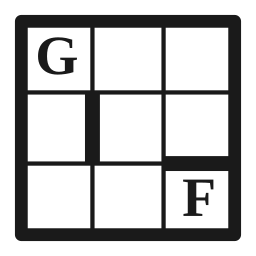
#> input picture src/gridfill/assets/icon.png, 256 x 256 px; its folder holds only this picture in this run
$ python cli.py ../../../src/gridfill/assets/icon.png
#> lines starting #> are read from the running program, lines starting #| are printed output that depends on the picture; after the words box and inside, x2 and y2 are one past the last pixel; in counts of white or black regions, pixels touching at a corner belong together
### python/src/gridfill/io.py
"""Image loading helpers.

Images are represented as BGR ``numpy`` arrays (OpenCV's native layout) throughout
the library so the CV modules can use them directly.
"""

from __future__ import annotations

import os

import cv2
import numpy as np
import pypdfium2 as pdfium

# A path-like input, or an already-loaded image array.
ImageSource = str | os.PathLike[str] | np.ndarray

# 300 DPI is enough for an A4-sized scan to print crisply.
_PDF_RENDER_DPI = 300


# [9 lines left out: function _load_pdf, not called in this run]


def load_image(source: ImageSource) -> np.ndarray:
    """Load an image as a BGR ``numpy`` array.

    Accepts a filesystem path (including a ``.pdf``, whose last page is
    rendered) or an already-loaded array (returned as-is).
    """
#> called with source = '../../../src/gridfill/assets/icon.png'
    if isinstance(source, np.ndarray):
        return source
    path = os.fspath(source)
    if path.lower().endswith(".pdf"):
        return _load_pdf(path)
    image = cv2.imread(path, cv2.IMREAD_COLOR)
#> image is the input picture: shape (256, 256, 3); min 26, max 255, mean 196.8
    if image is None:
        raise FileNotFoundError(f"Could not read image: {path!r}")
    return np.asarray(image)

### python/src/gridfill/preprocess.py
"""Image preprocessing for grid detection (grayscale, threshold, denoise).

v1 targets clean scans, so this stays deliberately light. Heavier illumination
correction can be layered in here later for phone-photo support.
"""

from __future__ import annotations

import cv2
import numpy as np


def to_grayscale(image: np.ndarray) -> np.ndarray:
    """Convert a BGR image to single-channel grayscale."""
    if image.ndim == 2:
        return image
    return np.asarray(cv2.cvtColor(image, cv2.COLOR_BGR2GRAY))


def binarize(gray: np.ndarray) -> np.ndarray:
    """Adaptive threshold to a binary image (ink = 255, background = 0).

    Returns an inverted binary image so that grid lines and letters are the
    foreground, which is what the morphology/segmentation stages expect. Adaptive
    (rather than global) thresholding tolerates the mild brightness gradients
    found even in clean scans.
    """
    blurred = cv2.GaussianBlur(gray, (3, 3), 0)
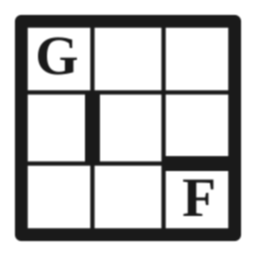
#> blurred: shape (256, 256); min 26, max 255, mean 196.8
    # Block size scales with image size but stays odd and not too small.
    block_size = max(15, (min(gray.shape[:2]) // 40) | 1)
#> block_size = 15
    if block_size % 2 == 0:
        block_size += 1
    return np.asarray(
        cv2.adaptiveThreshold(
            blurred,
            255,
            cv2.ADAPTIVE_THRESH_GAUSSIAN_C,
            cv2.THRESH_BINARY_INV,
            block_size,
            10,
        )
    )
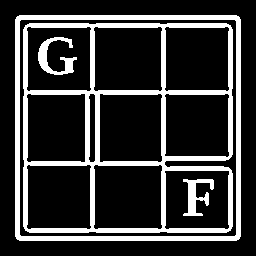
#> returned value: shape (256, 256); 21% white; 4 white regions, box (x1, y1, x2, y2) and area: (23, 23, 233, 233) 8257, (15, 15, 241, 241) 4392, (38, 37, 77, 75) 573, (183, 179, 214, 216) 512

### python/src/gridfill/detection/rectangle.py
"""Grid detection and perspective rectification.

Detection is driven purely off the line lattice, which is present in both blocked
and barred grids -- we never rely on black blocks existing.
"""

from __future__ import annotations

from dataclasses import dataclass

import cv2
import numpy as np

from ..errors import GridDetectionError, GridSegmentationError, MultipleGridsError
from ..segmentation import infer_cell_boxes
from ..types import BoundingBox, Cell, Point, RectangularGrid
from .ordering import reading_order


@dataclass
class _RectifiedLattice:
    """The rectified grid lattice plus the transform that produced it.

    Purely an internal intermediate: nothing outside this module needs the
    rectified mask or transform once the public functions below have turned it
    into a :class:`RectangularGrid`.
    """

    # Rectified, axis-aligned binary line mask containing just the grid lattice.
    line_mask: np.ndarray
    # 3x3 perspective transform from source -> rectified coords.
    transform: np.ndarray
    # (width, height) of the rectified space, for warping other source layers.
    size: tuple[int, int]


def extract_line_mask(
    binary: np.ndarray, h_size: int | None = None, v_size: int | None = None
) -> np.ndarray:
    """Isolate the long horizontal and vertical strokes (grid lines).

    Morphological opening with long 1-D kernels keeps only runs longer than the
    kernel, which removes letters and clue numbers while preserving grid lines.
    *h_size*/*v_size* default to a fraction of the image's own width/height, which
    is right for a page's main grid(s) but too large for a single-row/column
    auxiliary grid, whose border strokes span only one cell -- see
    :func:`detect_grids`, which re-extracts with smaller, pitch-derived sizes to
    recover those.
    """
    height, width = binary.shape[:2]
#> height = 256; width = 256
    if h_size is None:
        h_size = max(10, width // 20)
#> h_size = 12
    if v_size is None:
        v_size = max(10, height // 20)
#> v_size = 12
    h_kernel = cv2.getStructuringElement(cv2.MORPH_RECT, (h_size, 1))
    v_kernel = cv2.getStructuringElement(cv2.MORPH_RECT, (1, v_size))
#> v_kernel = [1, 1, 1, 1, 1, 1, 1, 1, 1, 1, 1, 1]
    horizontal = cv2.morphologyEx(binary, cv2.MORPH_OPEN, h_kernel)
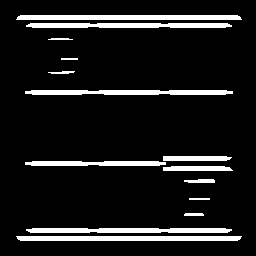
#> horizontal: shape (256, 256); 10.3% white; 14 white regions, largest, box (x1, y1, x2, y2) and area: (16, 15, 242, 20) 1114, (16, 236, 242, 241) 1114, (26, 23, 232, 28) 970
    vertical = cv2.morphologyEx(binary, cv2.MORPH_OPEN, v_kernel)
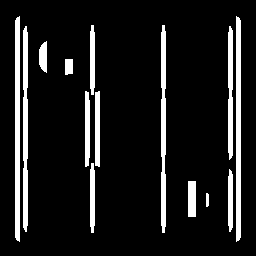
#> vertical: shape (256, 256); 10.8% white; 14 white regions, largest, box (x1, y1, x2, y2) and area: (15, 16, 20, 242) 1114, (236, 16, 241, 242) 1114, (23, 26, 28, 232) 970
    return np.asarray(cv2.bitwise_or(horizontal, vertical))
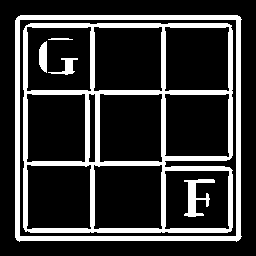
#> returned value: shape (256, 256); 20.7% white; 6 white regions


def _order_corners(pts: np.ndarray) -> np.ndarray:
    """Order four points as top-left, top-right, bottom-right, bottom-left."""
    rect = np.zeros((4, 2), dtype=np.float32)
    coord_sum = pts.sum(axis=1)
    coord_diff = np.diff(pts, axis=1).ravel()
    rect[0] = pts[np.argmin(coord_sum)]  # top-left: smallest x + y
    rect[2] = pts[np.argmax(coord_sum)]  # bottom-right: largest x + y
    rect[1] = pts[np.argmin(coord_diff)]  # top-right: smallest y - x
    rect[3] = pts[np.argmax(coord_diff)]  # bottom-left: largest y - x
    return rect


_MIN_ABS_AREA = 16.0
_ROW_BAND_FRAC = 0.10


def _contour_to_quad(contour: np.ndarray) -> np.ndarray:
    """Approximate a contour as an ordered 4-corner quad."""
    peri = cv2.arcLength(contour, True)
    approx = cv2.approxPolyDP(contour, 0.02 * peri, True)
    if len(approx) == 4:
        quad = approx.reshape(4, 2).astype(np.float32)
    else:
        quad = cv2.boxPoints(cv2.minAreaRect(contour)).astype(np.float32)
    return _order_corners(quad)


def _find_grid_quads(line_mask: np.ndarray) -> list[np.ndarray]:
    """Find quads for all grid lattices, sorted in reading order.

    Candidates are filtered on absolute area only (not relative to the
    largest grid found): a single-row or single-column grid can be far
    smaller in area than a neighbouring full grid, so a size-ratio cutoff
    would discard it. Non-lattice shapes that sneak past this floor (stray
    strokes, badges) get rejected later when they fail to segment into a
    row/column lattice.
    """
    contours, _ = cv2.findContours(line_mask, cv2.RETR_EXTERNAL, cv2.CHAIN_APPROX_SIMPLE)
#> contours = 1 contour; box (x1, y1, x2, y2) and area: (15, 15, 242, 242) 50611
    if not contours:
        raise GridDetectionError("No line structure found in image")

    h = line_mask.shape[0]

    quads: list[tuple[float, float, np.ndarray]] = []
    for contour in contours:
        if cv2.contourArea(contour) < _MIN_ABS_AREA:
            continue
        quad = _contour_to_quad(contour)
        cx = float(quad[:, 0].mean())
        cy = float(quad[:, 1].mean())
        quads.append((cy, cx, quad))
#> this loop made 1 pass
#> (peri in _contour_to_quad, approx in _contour_to_quad, quad, cx, cy) on pass 1: (897.5, [[18, 16], [16, 239], [238, 240], [240, 17]], [[18, 16], [240, 17], [238, 240], [16, 239]], 128, 128)
#> after the loop, quads = [(128, 128, [[18, 16], [240, 17], [238, 240], [16, 239]])]

#> (the run stopped early here; a loop or call above may not have finished)
